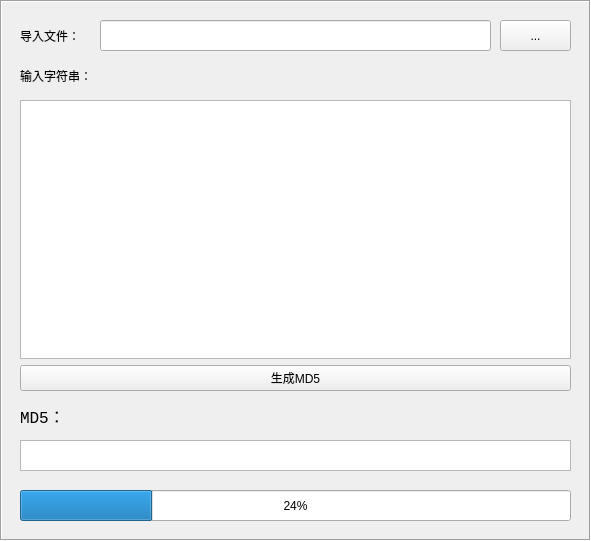
     <widget class="QFrame" name="md5_frame">
      <property name="geometry">
       <rect>
        <x>170</x>
        <y>10</y>
        <width>591</width>
        <height>541</height>
       </rect>
      </property>
      <property name="frameShape">
       <enum>QFrame::Box</enum>
      </property>
      <property name="frameShadow">
       <enum>QFrame::Sunken</enum>
      </property>
      <widget class="QTextBrowser" name="md5_show_text">
       <property name="geometry">
        <rect>
         <x>20</x>
         <y>440</y>
         <width>551</width>
         <height>31</height>
        </rect>
       </property>
      </widget>
      <widget class="QLineEdit" name="lineEdit">
       <property name="geometry">
        <rect>
         <x>100</x>
         <y>20</y>
         <width>391</width>
         <height>31</height>
        </rect>
       </property>
      </widget>
      <widget class="QLabel" name="daoruwenjian_label">
       <property name="geometry">
        <rect>
         <x>20</x>
         <y>20</y>
         <width>81</width>
         <height>31</height>
        </rect>
       </property>
       <property name="text">
        <string>导入文件：</string>
       </property>
      </widget>
      <widget class="QToolButton" name="import_file_toolbox">
       <property name="geometry">
        <rect>
         <x>500</x>
         <y>20</y>
         <width>71</width>
         <height>31</height>
        </rect>
       </property>
       <property name="text">
        <string>...</string>
       </property>
      </widget>
      <widget class="QProgressBar" name="progressBar">
       <property name="geometry">
        <rect>
         <x>20</x>
         <y>490</y>
         <width>551</width>
         <height>31</height>
        </rect>
       </property>
       <property name="value">
        <number>24</number>
       </property>
      </widget>
      <widget class="QLabel" name="md5_label">
       <property name="geometry">
        <rect>
         <x>20</x>
         <y>400</y>
         <width>51</width>
         <height>31</height>
        </rect>
       </property>
       <property name="font">
        <font>
         <family>Consolas</family>
         <pointsize>12</pointsize>
        </font>
       </property>
       <property name="text">
        <string>MD5：</string>
       </property>
      </widget>
      <widget class="QLabel" name="shuruzifuchuan_label">
       <property name="geometry">
        <rect>
         <x>20</x>
         <y>60</y>
         <width>91</width>
         <height>31</height>
        </rect>
       </property>
       <property name="text">
        <string>输入字符串：</string>
       </property>
      </widget>
      <widget class="QWidget" name="layoutWidget">
       <property name="geometry">
        <rect>
         <x>20</x>
         <y>100</y>
         <width>551</width>
         <height>291</height>
        </rect>
       </property>
       <layout class="QVBoxLayout" name="verticalLayout_13">
        <item>
         <widget class="QPlainTextEdit" name="input_edit"/>
        </item>
        <item>
         <widget class="QPushButton" name="pushButton">
          <property name="text">
           <string>生成MD5</string>
          </property>
         </widget>
        </item>
       </layout>
      </widget>
     </widget>
